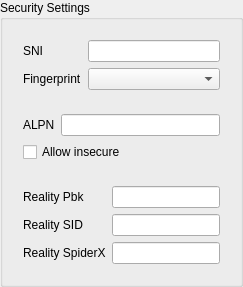
       <widget class="QGroupBox" name="xray_security_box">
        <property name="title">
         <string>Security Settings</string>
        </property>
        <layout class="QVBoxLayout" name="verticalLayout_8">
         <item>
          <widget class="QWidget" name="xray_tls_common" native="true">
           <layout class="QGridLayout" name="gridLayout_5">
            <item row="0" column="0">
             <widget class="QLabel" name="label_11">
              <property name="text">
               <string>SNI</string>
              </property>
             </widget>
            </item>
            <item row="0" column="1">
             <widget class="QLineEdit" name="xray_sni"/>
            </item>
            <item row="1" column="0">
             <widget class="QLabel" name="label_12">
              <property name="text">
               <string>Fingerprint</string>
              </property>
             </widget>
            </item>
            <item row="1" column="1">
             <widget class="QComboBox" name="xray_fp"/>
            </item>
           </layout>
          </widget>
         </item>
         <item>
          <widget class="QWidget" name="xray_tls_only" native="true">
           <layout class="QGridLayout" name="gridLayout_6">
            <item row="0" column="0">
             <widget class="QLabel" name="label_13">
              <property name="text">
               <string>ALPN</string>
              </property>
             </widget>
            </item>
            <item row="0" column="1">
             <widget class="QLineEdit" name="xray_alpn"/>
            </item>
            <item row="1" column="0" colspan="2">
             <widget class="QCheckBox" name="xray_insecure">
              <property name="text">
               <string>Allow insecure</string>
              </property>
             </widget>
            </item>
           </layout>
          </widget>
         </item>
         <item>
          <widget class="QWidget" name="xray_reality_box" native="true">
           <layout class="QGridLayout" name="gridLayout_7">
            <item row="0" column="0">
             <widget class="QLabel" name="label_14">
              <property name="text">
               <string>Reality Pbk</string>
              </property>
             </widget>
            </item>
            <item row="0" column="1">
             <widget class="QLineEdit" name="xray_reality_pbk"/>
            </item>
            <item row="1" column="0">
             <widget class="QLabel" name="label_15">
              <property name="text">
               <string>Reality SID</string>
              </property>
             </widget>
            </item>
            <item row="1" column="1">
             <widget class="QLineEdit" name="xray_reality_sid"/>
            </item>
            <item row="2" column="0">
             <widget class="QLabel" name="label_16">
              <property name="text">
               <string>Reality SpiderX</string>
              </property>
             </widget>
            </item>
            <item row="2" column="1">
             <widget class="QLineEdit" name="xray_reality_spiderx"/>
            </item>
           </layout>
          </widget>
         </item>
        </layout>
       </widget>
